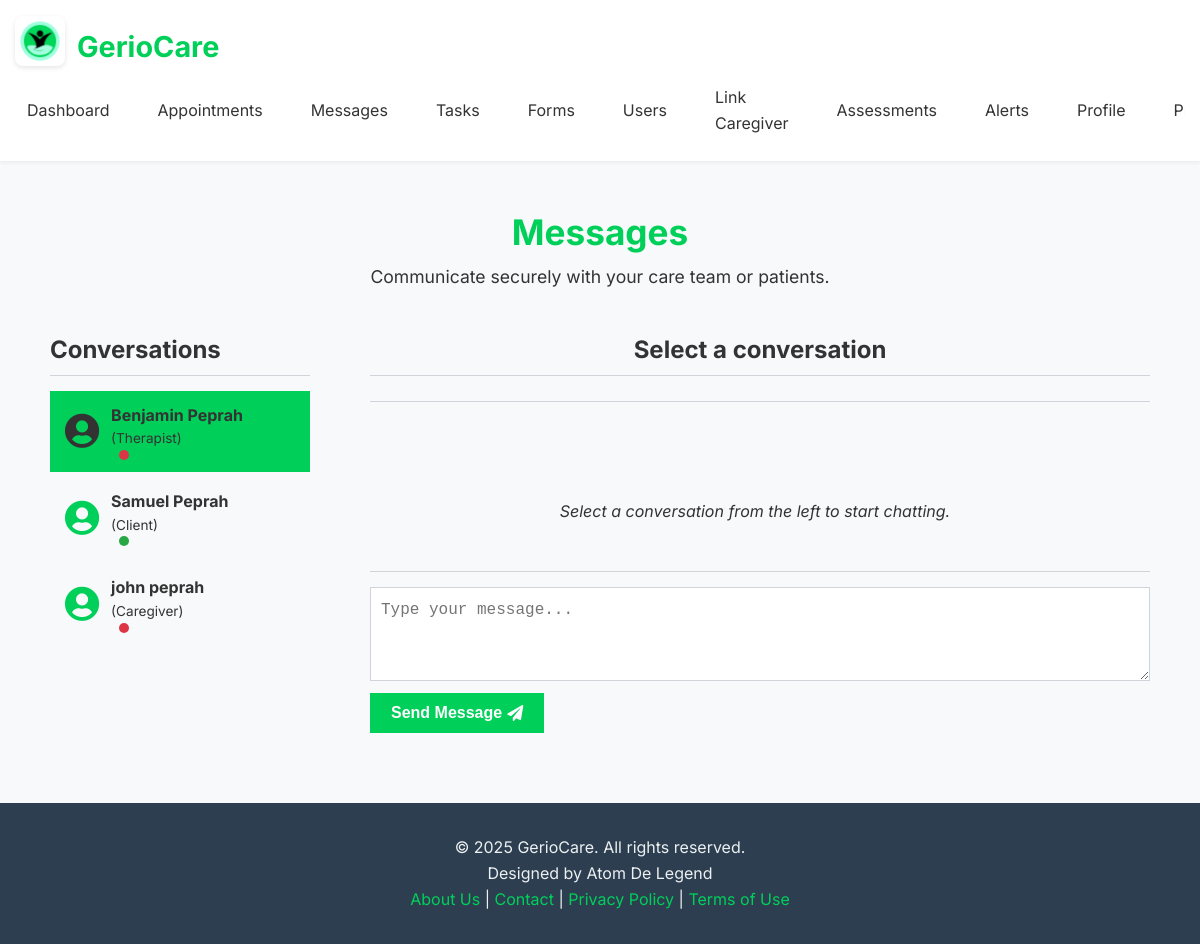
Screenshot of /messages (signed in) with the database file from the repository.
### models.py (models this page shows, shortened)
class User(UserMixin, db.Model):
    id = db.Column(db.Integer, primary_key=True)
    username = db.Column(db.String(80), unique=True, nullable=False)
    email = db.Column(db.String(120), unique=True, nullable=False)
    name = db.Column(db.String(120), nullable=False)
    password_hash = db.Column(db.String(128), nullable=False)
    role = db.Column(db.String(20), nullable=False, default='client') # 'admin', 'therapist', 'client', 'caregiver'
    is_online = db.Column(db.Boolean, default=False)
    last_online = db.Column(db.DateTime, default=datetime.utcnow)
    client_appointments = db.relationship('Appointment', foreign_keys='Appointment.client_id', backref='client', lazy=True)
    therapist_appointments = db.relationship('Appointment', foreign_keys='Appointment.therapist_id', backref='therapist', lazy=True)
    sent_messages = db.relationship('UserMessage', foreign_keys='UserMessage.sender_id', backref='sender', lazy=True)
    received_messages = db.relationship('UserMessage', foreign_keys='UserMessage.receiver_id', backref='receiver', lazy=True)
    alerts = db.relationship('Alert', backref='user', lazy=True)
    assigned_tasks = db.relationship('Task', foreign_keys='Task.client_id', backref='client_user', lazy=True)
    created_tasks = db.relationship('Task', foreign_keys='Task.therapist_id', backref='therapist_user', lazy=True)
    client_assessments = db.relationship('PatientAssessment', foreign_keys='PatientAssessment.client_id', backref='assessed_client', lazy=True)
    therapist_assessments = db.relationship('PatientAssessment', foreign_keys='PatientAssessment.therapist_id', backref='assessing_therapist', lazy=True)
    caregivers_of_client = db.relationship(
        'User', secondary=client_caregivers,
        primaryjoin=(client_caregivers.c.client_id == id),
        secondaryjoin=(client_caregivers.c.caregiver_id == id),
        backref=db.backref('clients_managed', lazy='dynamic'),
        lazy='dynamic'
    )
    subscriptions = db.relationship('Subscription', backref='user', lazy=True)

### app.py (the view, shortened to what this page needs)
@app.route('/messages', methods=['GET', 'POST'])
@login_required
@subscription_required
def messages():
    users_to_message = []
    if current_user.role == 'therapist':
        clients = User.query.filter_by(role='client').all()
        caregivers = User.query.filter_by(role='caregiver').all()
        users_to_message.extend(clients)
        users_to_message.extend(caregivers)
    elif current_user.role == 'client':
        therapists = User.query.filter_by(role='therapist').all()
        caregivers = current_user.caregivers_of_client.all()
        users_to_message.extend(therapists)
        users_to_message.extend(caregivers)
    elif current_user.role == 'caregiver':
        managed_clients = current_user.clients_managed.all()
        therapists = User.query.filter_by(role='therapist').all()
        users_to_message.extend(managed_clients)
        users_to_message.extend(therapists)
    else: # Admin can message anyone
        users_to_message = User.query.filter(User.id != current_user.id).all()
    cleaned_users_to_message = []
    for u in users_to_message:
        cleaned_users_to_message.append({
            'id': u.id,
            'name': u.name,
            'username': u.username,
            'role': u.role,
            'is_online': u.is_online
        })
    users_to_message = sorted(list({u['id']: u for u in cleaned_users_to_message}.values()), key=lambda u: u['name'])
    all_messages = UserMessage.query.filter(
        (UserMessage.sender_id == current_user.id) | (UserMessage.receiver_id == current_user.id)
    ).order_by(UserMessage.timestamp.asc()).all()
    conversations = {}
    for user_data in users_to_message:
        conversations[user_data['id']] = {
            'partner': user_data,
            'messages': [],
            'unread_count': 0
        }
    db.session.commit()
    print("Conversations data being passed to template:")
    for p_id, conv_data in conversations.items():
        print(f"  Partner ID: {p_id}, Partner Name: {conv_data['partner']['name']}, Messages Count: {len(conv_data['messages'])}")
        if len(conv_data['messages']) > 0:
            print(f"    First message content: {conv_data['messages'][0]['content']}")
    return render_template('messages/messages.html', users_to_message=users_to_message, conversations=conversations)

### app.py (called while the page is built, shortened)
def has_active_subscription(user):
    if not user.is_authenticated or user.role != 'client':
        return True # Non-clients or unauthenticated users don't need a subscription to proceed

@app.context_processor
def inject_global_data():
    has_sub = False
    if current_user.is_authenticated:
        has_sub = has_active_subscription(current_user)
    return {
        'app_version': app.config.get('APP_VERSION', 'N/A'), # Get from config
        'now': datetime.utcnow(), # Using 'now' for consistency with existing templates
        'unread_alerts_count': Alert.query.filter_by(user_id=current_user.id, is_read=False).count() if current_user.is_authenticated else 0,
        'has_active_subscription_func': has_active_subscription, # Make the function itself available
        'user_has_active_subscription': has_sub # A boolean flag for simpler checks in templates
    }

def login_required(f):
    @wraps(f)
    def decorated_function(*args, **kwargs):
        if not current_user.is_authenticated:
            flash("You need to be logged in to view this page.", "info")
            return redirect(url_for("login"))
        return f(*args, **kwargs)
    return decorated_function

def subscription_required(f):
    @wraps(f)
    def decorated_function(*args, **kwargs):
        if not current_user.is_authenticated:
            flash("You need to be logged in to view this page.", "info")
            return redirect(url_for("login"))
        if current_user.role in ['admin', 'therapist', 'caregiver']: # MODIFIED: Added caregiver
            return f(*args, **kwargs)
        if not has_active_subscription(current_user):
            flash("Please subscribe to a plan to access this feature.", "warning")
            return redirect(url_for("pricing"))
        return f(*args, **kwargs)
    return decorated_function

@login_manager.user_loader
def load_user(user_id):
    return User.query.get(int(user_id))

### templates/messages/messages.html (shortened to what this page needs)
{% extends 'base.html' %}
{% block head_css %}
    <link rel="stylesheet" href="{{ url_for('static', filename='css/messages/messages.css') }}">
{% endblock %}
{% block content %}
<div class="messages-container">
    <h1 class="messages-title">Messages</h1>
    <p class="messages-subtitle">Communicate securely with your care team or patients.</p>
    <div class="messages-layout">
        <div class="conversation-list-panel card">
            <h3 class="panel-title">Conversations</h3>
            <ul class="conversation-list">
                {% if users_to_message %}
                    {% for user in users_to_message %}
                        <li class="conversation-item {% if loop.first %}active{% endif %} {% if conversations[user.id] and conversations[user.id].unread_count > 0 %}unread{% endif %}"
                            data-user-id="{{ user.id }}"
                            data-unread-count="{{ conversations[user.id].unread_count if conversations[user.id] else 0 }}">
                            <div class="user-avatar">
                                <i class="fas fa-user-circle"></i>
                            </div>
                            <div class="user-info">
                                <span class="user-name">{{ user.name }}</span>
                                <span class="user-role">({{ user.role | capitalize }})</span>
                                {% if user.is_online %}
                                    <span class="status-indicator online"></span>
                                {% else %}
                                    <span class="status-indicator offline"></span>
                                {% endif %}
                            </div>
                        </li>
                    {% endfor %}
                {% else %}
                    <p class="text-muted text-center p-2">No contacts to message.</p>
                {% endif %}
            </ul>
        </div>
        <div class="message-display-panel card">
            <div class="message-header">
                <h3 class="panel-title" id="currentChatPartnerName">Select a conversation</h3>
            </div>
            <div class="message-area" id="messageArea">
                <p class="text-muted text-center p-4" id="noConversationSelected">Select a conversation from the left to start chatting.</p>
            </div>
            <div class="message-input-area">
                <form id="messageForm" method="POST" action="{{ url_for('messages') }}">
                    <textarea id="messageContent" name="content" class="form-control" rows="3" placeholder="Type your message..." required></textarea>
                    <button type="submit" class="btn btn-primary mt-2">Send Message <i class="fas fa-paper-plane ml-1"></i></button>
                </form>
            </div>
        </div>
    </div>
</div>
{% endblock %}

### static/css/base.css (style rules this page uses)
*, *::before, *::after { box-sizing: border-box; margin: 0; padding: 0; }
html { font-size: 16px; scroll-behavior: smooth; box-sizing: border-box; }
body { font-family: 'Inter', sans-serif; line-height: 1.6; color: var(--color-text-dark); background-color: var(--color-background-light); min-height: 100vh; display: flex; flex-direction: column; }
:root { --color-vibrant-green: #00D05A; --color-light-aqua: #C3F3FF; --color-black: #000000; --color-muted-purple-gray: #5E515A; --color-darker-green: #63B95F; --color-pink-magenta: #DE50AA; --color-primary: var(--color-vibrant-green); --color-secondary: var(--color-muted-purple-gray); --color-accent: var(--color-pink-magenta); --color-background-light: #f8f9fa; --color-background-dark: #2c3e50; --color-text-dark: #333; --color-text-light: #ecf0f1; --color-border: #ced4da; --color-success: #28a745; --color-danger: #dc3545; --color-info: #17a2b8; --color-warning: #ffc107; --color-link: #007bff; --color-primary-light: #E0F7FA; --color-accent-light: #ffebeb; }
h1, h2, h3, h4, h5, h6 { font-family: 'Inter', sans-serif; color: var(--color-black); margin-bottom: 0.5em; line-height: 1.2; }
h1 { font-size: 2.5rem; }
h3 { font-size: 1.75rem; }
p { margin-bottom: 1em; }
.btn { display: inline-flex; padding: 0.75rem 1.5rem; font-size: 1rem; font-weight: 600; text-align: center; white-space: nowrap; vertical-align: middle; cursor: pointer; border: 1px solid transparent; border-radius: 0.5rem; transition: all 0.2s ease-in-out; -webkit-user-select: none; user-select: none; align-items: center; justify-content: center; gap: 0.5rem; }
.btn-primary { color: #fff; background-color: var(--color-primary); border-color: var(--color-primary); }
.form-control { display: block; width: 100%; padding: 0.75rem 1rem; font-size: 1rem; line-height: 1.5; color: var(--color-text-dark); background-color: #fff; background-clip: padding-box; border: 1px solid var(--color-border); border-radius: 0.5rem; transition: border-color 0.15s ease-in-out, box-shadow 0.15s ease-in-out; }
.text-center { text-align: center; }
.mt-2 { margin-top: 1rem; }
.p-4 { padding: 2rem; }
.text-muted { color: #6c757d; }

### rows the page displays
User: name "Benjamin Peprah", role "Therapist"
User: name "Samuel Peprah", role "Client"
User: name "john peprah", role "Caregiver"
